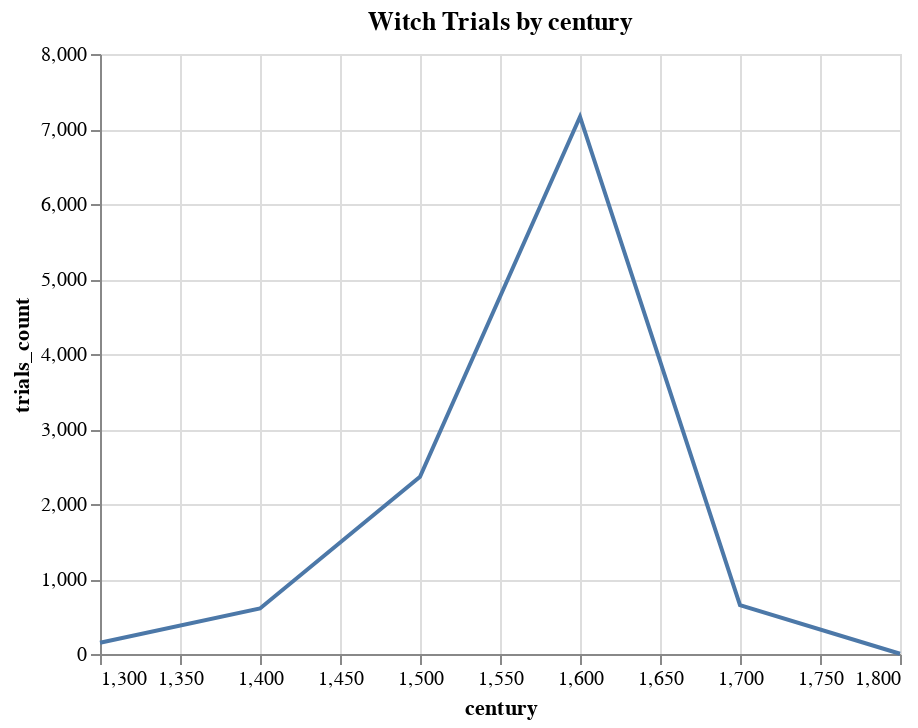

The notebook cell saved with this chart:
### Code cell
# line chart by altair
alt.Chart(trials_by_century).mark_line().encode(
    x=alt.X('century'),
    y=alt.Y('trials_count'),
).properties(
    title={
        'text': 'Witch Trials by century',
    }
)

### Figure 1 — Vega-Lite specification as saved in the notebook (floating-point values rounded to 4 significant figures)
{"config": {"view": {"continuousWidth": 400, "continuousHeight": 300}}, "data": {"name": "data-95c2681c836b8837a427f6e8cddf528f"}, "mark": "line", "encoding": {"x": {"field": "century", "type": "quantitative"}, "y": {"field": "trials_count", "type": "quantitative"}}, "title": {"text": "Witch Trials by century"}, "$schema": "https://vega.github.io/schema/vega-lite/v4.17.0.json", "datasets": {"data-95c2681c836b8837a427f6e8cddf528f": [{"century": 1300, "trials_count": 150}, {"century": 1400, "trials_count": 607}, {"century": 1500, "trials_count": 2364}, {"century": 1600, "trials_count": 7164}, {"century": 1700, "trials_count": 652}, {"century": 1800, "trials_count": 3}]}}
